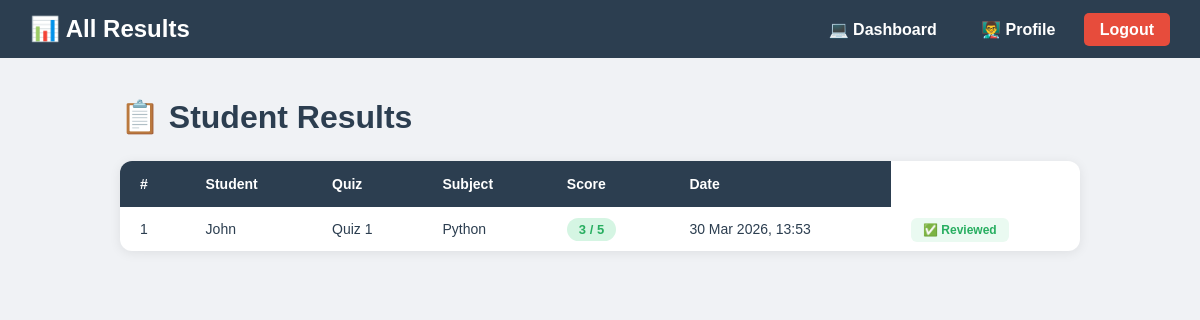
Screenshot of /results/ (signed in) with the database file from the repository.
### results/models.py (models this page shows, shortened)
class Result(models.Model):
    student = models.ForeignKey(User, on_delete=models.CASCADE)
    quiz = models.ForeignKey(Quiz, on_delete=models.CASCADE)
    score = models.IntegerField()
    total_questions = models.IntegerField()
    date_taken = models.DateTimeField(auto_now_add=True)
    is_reviewed = models.BooleanField(default=False)
    is_pending_review = models.BooleanField(default=False)

### accounts/models.py (models this page shows, shortened)
class User(AbstractUser):
    ROLE_CHOICES = (
        ("teacher", "Teacher"),
        ("student", "Student"),
    )
    role = models.CharField(max_length=10, choices=ROLE_CHOICES)
    is_approved = models.BooleanField(default=False)

### subjects/models.py (models this page shows, shortened)
class Quiz(models.Model):
    subject = models.ForeignKey(
        Subject, on_delete=models.CASCADE, related_name="quizzes"
    )
    title = models.CharField(max_length=200)
    time_limit = models.PositiveIntegerField(default=10)  # minutes
    is_active = models.BooleanField(default=True)

class Subject(models.Model):
    name = models.CharField(max_length=200)
    created_by = models.ForeignKey(
        User, on_delete=models.CASCADE, null=True, blank=True
    )  # <- allow null temporarily

### results/views.py (the view)
# urls.py: path("", views.all_results, name="all_results"),
@login_required
def all_results(request):
    if request.user.role != "teacher":
        messages.error(request, "Access denied ❌")
        return redirect("student_results")
    results = Result.objects.all().order_by("-date_taken")
    return render(request, "results/all_results.html", {"results": results})

### templates/results/all_results.html (shortened to what this page needs)
<!DOCTYPE html>
<html>
<head>
</head>
<body>
<nav class="navbar">
    <h2>📊 All Results</h2>
    <div>
        <a href="{% url 'teacher_dashboard' %}">💻 Dashboard</a>
        <a href="{% url 'teacher_profile' %}">👨‍🏫 Profile</a>
        <a href="{% url 'logout' %}" class="logout">Logout</a>
    </div>
</nav>
<div class="container">
    <h1>📋 Student Results</h1>
    {% if results %}
    <table>
        <thead>
            <tr>
                <th>#</th>
                <th>Student</th>
                <th>Quiz</th>
                <th>Subject</th>
                <th>Score</th>
                <th>Date</th>
            </tr>
        </thead>
        <tbody>
            {% for result in results %}
            <tr>
                <td>{{ forloop.counter }}</td>
                <td>{{ result.student.username }}</td>
                <td>{{ result.quiz.title }}</td>
                <td>{{ result.quiz.subject.name }}</td>
                <td>
                    <span class="score-badge {% if result.score >= result.total_questions|divisibleby:2 %}score-high{% else %}score-low{% endif %}">
                        {{ result.score }} / {{ result.total_questions }}
                    </span>
                </td>
                <td>{{ result.date_taken|date:"d M Y, H:i" }}</td>
                    <td>
                        {% if not result.is_reviewed %}
                            <a href="{% url 'review_result' result.id %}"
                            style="background:#e67e22; color:white; padding:5px 12px;
                                    border-radius:6px; text-decoration:none;
                                    font-size:12px; font-weight:bold;">
                                ⏳ Review
                            </a>
                        {% else %}
                            <span style="background:#eafaf1; color:#27ae60; padding:5px 12px;
                                        border-radius:6px; font-size:12px; font-weight:bold;">
                                ✅ Reviewed
                            </span>
                        {% endif %}
                    </td>
            </tr>
            {% endfor %}
        </tbody>
    </table>
    {% else %}
    <div class="no-results">
        <h3>No results yet.</h3>
        <p>Results will appear here once students start taking quizzes.</p>
    </div>
    {% endif %}
</div>
</body>
</html>

### templates/results/all_results.html (style rules this page uses)
* { margin: 0; padding: 0; box-sizing: border-box; }
body { font-family: Arial, sans-serif; background: #f0f2f5; }
.navbar { background: #2c3e50; padding: 15px 30px; display: flex; justify-content: space-between; align-items: center; font-weight: bold; font-size: 16px; }
.navbar h2 { color: white; }
.navbar a { color: white; text-decoration: none; padding: 8px 16px; border-radius: 5px; margin-left: 8px; font-weight: bold; font-size: 16px; }
.navbar a.logout { background: #e74c3c; font-weight: bold; font-size: 16px; }
.container { max-width: 1000px; margin: 40px auto; padding: 0 20px; }
h1 { color: #2c3e50; margin-bottom: 25px; }
table { width: 100%; background: white; border-radius: 12px; overflow: hidden; box-shadow: 0 2px 12px rgba(0,0,0,0.08); border-collapse: collapse; }
thead { background: #2c3e50; color: white; }
th { padding: 15px 20px; text-align: left; font-size: 14px; }
td { padding: 14px 20px; border-bottom: 1px solid #ecf0f1; font-size: 14px; color: #2c3e50; }
tr:last-child td { border-bottom: none; }
.score-badge { padding: 4px 12px; border-radius: 20px; font-weight: bold; font-size: 13px; }
.score-high { background: #d5f5e3; color: #27ae60; }

### rows the page displays
Result: student.username "John", quiz "Quiz 1", quiz.subject.name "Python", score "3", total_questions "5", date_taken "30 Mar 2026, 13:53", is_reviewed "✅ Reviewed"
